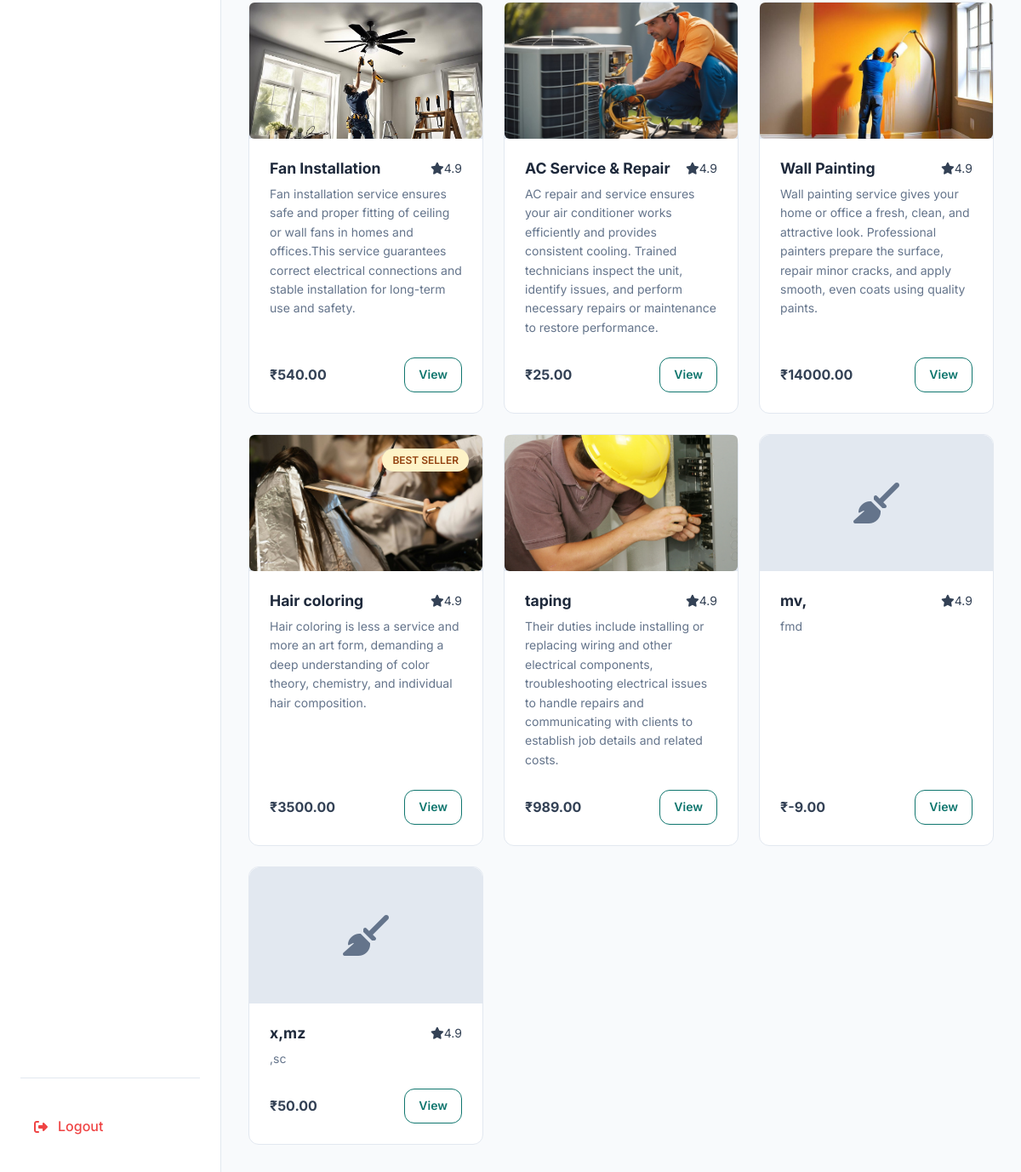
The page /services/ (signed in, lower part) on the database as committed earlier.
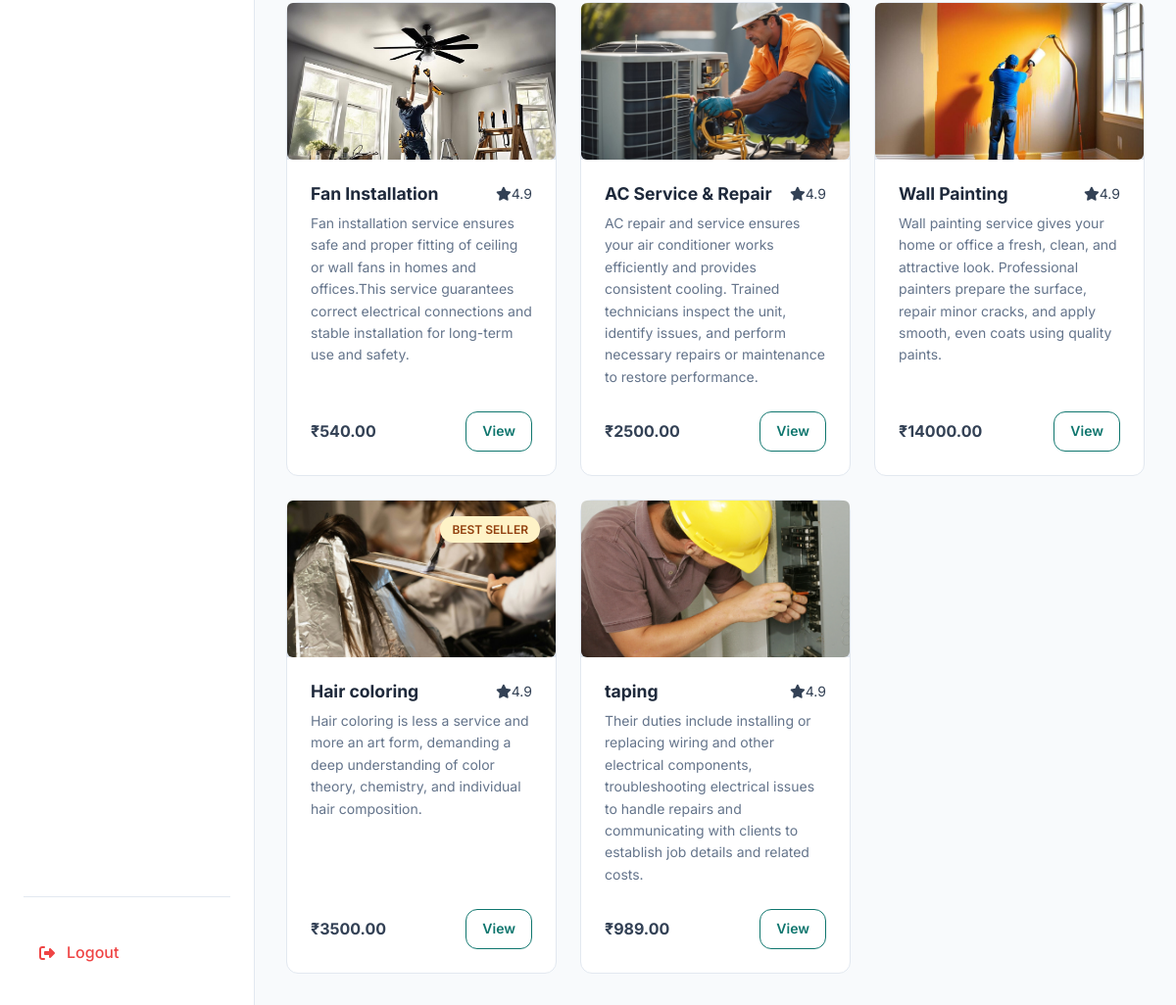
The same page on the database as committed later.
### services/models.py (models this page shows, shortened)
class Service(models.Model):
    category = models.ForeignKey(ServiceCategory, on_delete=models.CASCADE, related_name = "services")
    title = models.CharField(max_length=150)
    description = models.TextField()
    price = models.DecimalField(max_digits=8,decimal_places=2)
    duration_minutes = models.IntegerField()
    image = models.ImageField(upload_to="services/",blank=True, null=True)
    is_active = models.BooleanField(default=True)
    created_at = models.DateTimeField(auto_now_add=True)
    is_best_seller = models.BooleanField(default=False)
    includes = models.TextField(blank=True,default="",
        help_text="Enter one item per line (e.g. Deep dusting, Floor cleaning, etc.)"
    )

### services/views.py (the view)
# urls.py: path('services/', include('services.urls')),
@login_required
@never_cache
def services(request):
    category = request.GET.get('category')
    search = request.GET.get('search','')
    services = Service.objects.select_related('category').all()
    if category and category!= "all":
        services = services.filter(category_id = category)
    if search:
        services = services.filter(Q(title__icontains = search)|Q(description__icontains = search))
    categories = ServiceCategory.objects.filter(is_active = True).distinct()
    return render(request,'customer/services/service.html',{'services':services, 'categories': categories, 'selected_category':category, 'search':search})

### templates/customer/services/service.html (shortened to what this page needs)
{% extends "base_customer.html" %}
    {% block content %}
    <div class="grid grid-cols-3 grid-gap">
        {% for service in services %}
        <div class="card card-hover flex flex-col h-full" style="padding: 0;">
            <div
                style="height: 160px; background-color: #E2E8F0; position: relative; border-radius: var(--radius-md) var(--radius-md) 0 0; display: flex; align-items: center; justify-content: center;">
                {% if service.image %}
                <img src="{{ service.image.url }}" alt="{{ service.title }}" style="width: 100%; height: 100%; object-fit: cover;">
                {% else %}
                <i class="fa-solid fa-broom fa-3x text-light"></i>
                {% endif %}
                {% if service.is_best_seller %}
                <span class="badge badge-warning" style="position: absolute; top: 1rem; right: 1rem;">Best
                            Seller</span>
                {% endif %}
            </div>
            <div style="padding: 1.5rem; display: flex; flex-direction: column; flex-grow: 1;">
                <div class="flex justify-between items-start" style="margin-bottom: 0.5rem;">
                    <h3 style="font-size: 1.1rem; margin-bottom: 0;">{{ service.title }}</h3>
                    <span class="flex items-center text-sm gap-xs"><i class="fa-solid fa-star text-warning"></i>
                                4.9</span>
                </div>
                <p class="text-sm text-light" style="margin-bottom: 1.5rem;">{{ service.description }}</p>
                <div class="flex justify-between items-center" style="margin-top: auto;">
                    <span class="font-bold text-lg">₹{{ service.price }}</span>
                    <a href="{% url "services_detail" service.id %}" class="btn btn-outline btn-sm">View</a>
                </div>
            </div>
        </div>
        {%  endfor %}
    </div>
    {% endblock %}

### templates/base_customer.html (shortened to what this page needs)
{% load static %}
<!DOCTYPE html>
<html lang="en">
<head>
    <link rel="stylesheet" href="{% static 'css/style.css' %}">
    <link rel="stylesheet"
          href="https://cdnjs.cloudflare.com/ajax/libs/font-awesome/6.4.0/css/all.min.css">
</head>
<body>
<div class="dashboard-layout">
    {% include "sidebar/customersidebar.html" %}
    <main class="dashboard-content">
        {% block content %}
        {% endblock %}
    </main>
</div>
</body>
</html>

### templates/sidebar/customersidebar.html (shortened to what this page needs)
        <aside class="sidebar">
            <div style="margin-top: auto; padding-top: 2rem; border-top: 1px solid var(--color-border);">
                <a href="{% url 'logout_user' %}" class="sidebar-item" style="color: var(--color-danger);">
                    <i class="fa-solid fa-right-from-bracket"></i> Logout
                </a>
            </div>
        </aside>

### static/css/style.css (style rules this page uses)
:root { --color-primary: #0F766E; --color-primary-dark: #0F5F57; --color-primary-light: #CCFBF1; --color-secondary: #0F172A; --color-accent: #F59E0B; --color-bg: #F8FAFC; --color-surface: #FFFFFF; --color-border: #E2E8F0; --color-text: #334155; --color-text-dark: #1E293B; --color-text-light: #64748B; --color-text-white: #FFFFFF; --color-success: #10B981; --color-warning: #F59E0B; --color-danger: #EF4444; --color-info: #3B82F6; --spacing-xs: 0.25rem; --spacing-sm: 0.5rem; --spacing-md: 1rem; --spacing-lg: 1.5rem; --spacing-xl: 3rem; --radius-sm: 6px; --radius-md: 12px; --radius-lg: 20px; --radius-full: 9999px; --shadow-sm: 0 1px 2px 0 rgba(0, 0, 0, 0.05); --shadow-md: 0 4px 6px -1px rgba(0, 0, 0, 0.1), 0 2px 4px -1px rgba(0, 0, 0, 0.06); --shadow-lg: 0 10px 15px -3px rgba(0, 0, 0, 0.1), 0 4px 6px -2px rgba(0, 0, 0, 0.05); --shadow-hover: 0 20px 25px -5px rgba(0, 0, 0, 0.1), 0 10px 10px -5px rgba(0, 0, 0, 0.04); --transition: all 0.2s cubic-bezier(0.4, 0, 0.2, 1); --header-height: 80px; --max-width: 1200px; }
*, *::before, *::after { box-sizing: border-box; margin: 0; padding: 0; }
body { font-family: 'Inter', sans-serif; background-color: var(--color-bg); color: var(--color-text); line-height: 1.6; -webkit-font-smoothing: antialiased; }
a { text-decoration: none; color: inherit; transition: var(--transition); }
img { max-width: 100%; border-radius: var(--radius-sm); display: block; }
.flex { display: flex; }
.flex-col { flex-direction: column; }
.items-center { align-items: center; }
.justify-between { justify-content: space-between; }
.grid { display: grid; }
.grid-cols-3 { grid-template-columns: repeat(3, 1fr); }
.grid-gap { gap: var(--spacing-lg); }
h1, h2, h3, h4, h5, h6 { color: var(--color-text-dark); font-weight: 700; line-height: 1.2; }
h3 { font-size: 1.5rem; }
.text-light { color: var(--color-text-light); }
.text-sm { font-size: 0.875rem; }
.font-bold { font-weight: 700; }
.btn { display: inline-flex; align-items: center; justify-content: center; padding: 0.75rem 1.5rem; border-radius: var(--radius-md); font-weight: 600; cursor: pointer; transition: var(--transition); border: none; font-size: 0.95rem; gap: 0.5rem; }
.btn-outline { background-color: transparent; border: 1px solid var(--color-primary); color: var(--color-primary); }
.btn-sm { padding: 0.5rem 1rem; font-size: 0.875rem; }
.card { background: var(--color-surface); border-radius: var(--radius-md); border: 1px solid var(--color-border); padding: var(--spacing-lg); transition: var(--transition); }
.badge { display: inline-block; padding: 0.25rem 0.75rem; border-radius: 50px; font-size: 0.75rem; font-weight: 600; text-transform: uppercase; }
.badge-warning { background: #FEF3C7; color: #92400E; }
.dashboard-layout { display: grid; grid-template-columns: 260px 1fr; min-height: 100vh; }
.sidebar { background: white; border-right: 1px solid var(--color-border); padding: 1.5rem; display: flex; flex-direction: column; }
.sidebar-item { display: flex; align-items: center; gap: 0.75rem; padding: 0.75rem 1rem; color: var(--color-text); border-radius: var(--radius-md); margin-bottom: 0.25rem; font-weight: 500; }
.dashboard-content { padding: 2rem; }

Rows that differ between the two databases and show on the page:
removed Service: title "mv,", description "fmd", price "-9.00"
removed Service: title "x,mz", description ",sc", price "50.00"
changed Service "AC Service & Repair": price "25.00" → "2500.00"
